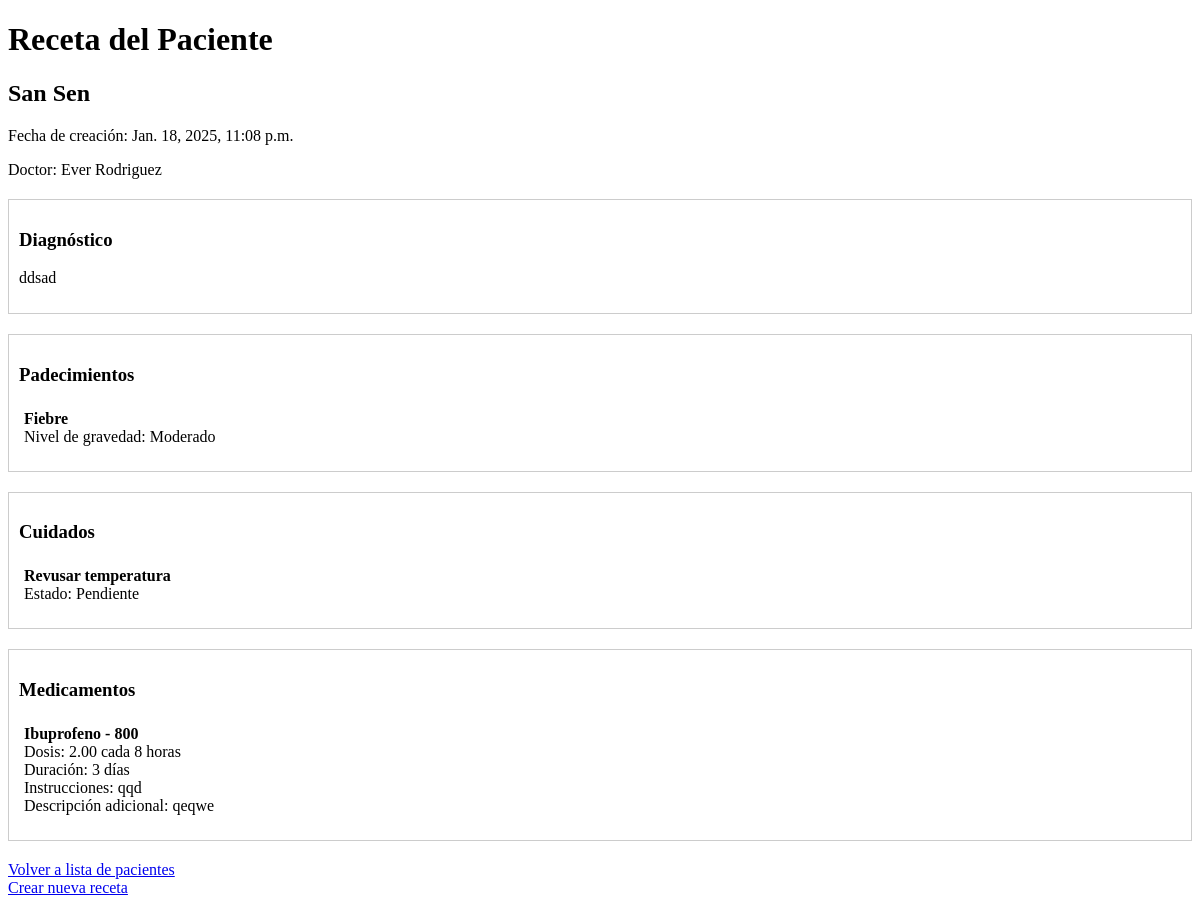
Before: /doctor/ver-receta-paciente/3/ (signed in) with the older database file.
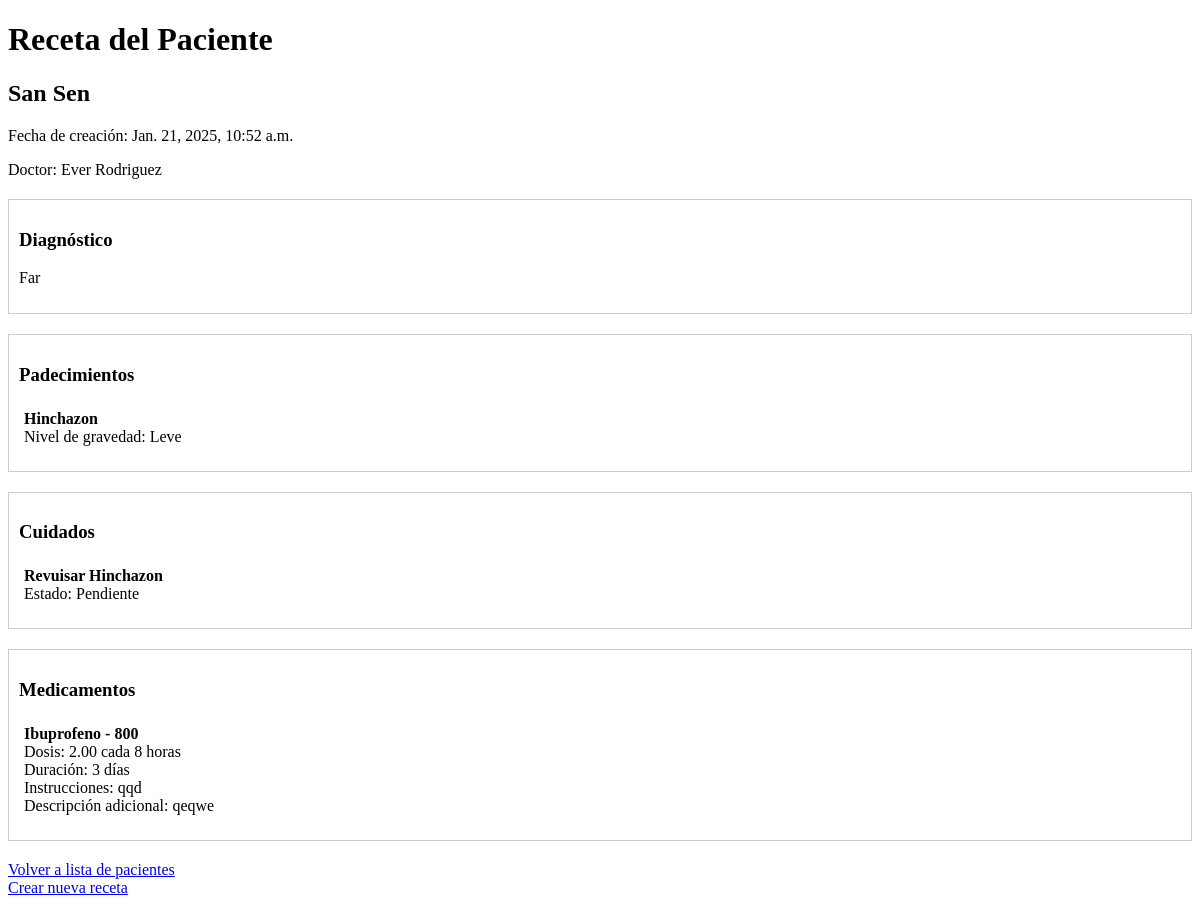
After: the same page with the newer database file.
### usuarioDoctor/models.py (models this page shows, shortened)
class Receta(models.Model):
    paciente = models.ForeignKey('usuarioJefa.Paciente', on_delete=models.CASCADE, related_name='recetas_doctor')
    doctor = models.ForeignKey(
        Usuarios,
        on_delete=models.PROTECT,
        limit_choices_to={'tipoUsuario': 'DR'}
    )
    diagnostico = models.ForeignKey(Diagnostico, on_delete=models.CASCADE)
    fecha_creacion = models.DateTimeField(auto_now_add=True)
    fecha_modificacion = models.DateTimeField(auto_now=True)
    aprobado_por_jefa = models.BooleanField(default=False)
    activa = models.BooleanField(default=True)
    numero_ingreso = models.PositiveIntegerField(default=1)

class Diagnostico(models.Model):
    NIVELES_GRAVEDAD = [
        (1, 'Leve'),
        (2, 'Moderado'),
        (3, 'Grave')
    ]
    paciente = models.ForeignKey('usuarioJefa.Paciente', on_delete=models.CASCADE, related_name='diagnosticos')
    doctor = models.ForeignKey(
        Usuarios,
        on_delete=models.PROTECT,
        limit_choices_to={'tipoUsuario': 'DR'}
    )
    descripcion = models.TextField()
    cuidados_especificos = models.TextField()
    fecha_creacion = models.DateTimeField(auto_now_add=True)
    fecha_modificacion = models.DateTimeField(auto_now=True)
    aprobado_por_jefa = models.BooleanField(default=False)
    activo = models.BooleanField(default=True)
    numero_ingreso = models.PositiveIntegerField(default=1)
    class Meta:
        ordering = ['-fecha_creacion']

class RecetaPadecimiento(models.Model):
    receta = models.ForeignKey(Receta, on_delete=models.CASCADE, related_name='padecimientos')
    padecimiento = models.ForeignKey(Padecimiento, on_delete=models.PROTECT)
    nivel_gravedad = models.IntegerField(choices=Diagnostico.NIVELES_GRAVEDAD)

class Padecimiento(models.Model):
    nombre = models.CharField(max_length=200)
    descripcion = models.TextField(null=True, blank=True)
    activo = models.BooleanField(default=True)  # Para poder desactivar padecimientos sin eliminarlos
    class Meta:
        ordering = ['nombre']  # Para que aparezcan ordenados alfabéticamente

class RecetaCuidado(models.Model):
    receta = models.ForeignKey(Receta, on_delete=models.CASCADE, related_name='cuidados')
    cuidado = models.ForeignKey(Cuidado, on_delete=models.PROTECT)
    completado = models.BooleanField(default=False)
    fecha_completado = models.DateTimeField(null=True, blank=True)
    completado_por = models.ForeignKey(
        'login.Usuarios',
        null=True,
        blank=True,
        on_delete=models.SET_NULL,
        limit_choices_to={'tipoUsuario': 'EN'}
    )

class Cuidado(models.Model):
    nombre = models.CharField(max_length=200)
    class Meta:
        verbose_name = 'Cuidado'
        verbose_name_plural = 'Cuidados'

class DetalleReceta(models.Model):
    UNIDADES_MEDIDA = [
        ('TAB', 'Tabletas'),
        ('ML', 'Mililitros'),
        ('MG', 'Miligramos'),
        ('CAP', 'Cápsulas'),
        ('GOT', 'Gotas'),
        ('AMP', 'Ampolletas'),
    ]
    receta = models.ForeignKey(Receta, on_delete=models.CASCADE, related_name='detalles')
    medicamento = models.ForeignKey('usuarioJefa.Medicamento', on_delete=models.PROTECT)
    cantidad_por_toma = models.DecimalField(max_digits=5, decimal_places=2)
    unidad_medida = models.CharField(max_length=3, choices=UNIDADES_MEDIDA)
    frecuencia_horas = models.PositiveIntegerField(help_text="Cada cuántas horas")
    dias_tratamiento = models.PositiveIntegerField()
    instrucciones = models.TextField()
    descripcion_opcional = models.TextField(blank=True)
    hay_existencia = models.BooleanField(default=True)

### login/models.py (models this page shows)
class Usuarios(AbstractUser):
    jefaPiso = 'JP'
    enfermeria = 'EN'
    doctor = 'DR'
    cocina = 'CO'
    rolesUsuario = [
        (jefaPiso, 'Jefa de Piso'),
        (enfermeria, 'Enfermería'),
        (doctor, 'Doctor'),
        (cocina, 'Cocina'),
    ]
    tipoUsuario = models.CharField(max_length=2, choices=rolesUsuario, default=enfermeria)
    apellidos = models.CharField(max_length=150)
    edad = models.IntegerField(default=18)
    fechaNacimiento = models.DateField(null=True, blank=True)
    areaEspecialidad = models.ForeignKey(AreaEspecialidad, on_delete=models.SET_NULL, null=True)
    fortalezas = models.ManyToManyField(Fortaleza)
    estaActivo = models.BooleanField(default=True)
    fechaRegistro = models.DateTimeField(default=timezone.now)
    fechaEliminacion = models.DateTimeField(null=True, blank=True)
    cedula = models.CharField(max_length=20, blank=True, null=True)
    telefono = models.CharField(max_length=15, blank=True, null=True)
    direccion = models.TextField(blank=True, null=True)
    primerIngreso = models.BooleanField(default=True)

### usuarioJefa/models.py (models this page shows, shortened)
class Medicamento(models.Model):
    nombre = models.CharField(max_length=200)
    gramaje = models.CharField(max_length=50)
    compuestos = models.ManyToManyField(Compuesto)
    cantidad_disponible = models.IntegerField(default=0)
    fecha_actualizacion = models.DateTimeField(auto_now=True)
    class Meta:
        verbose_name = 'Medicamento'
        verbose_name_plural = 'Medicamentos'

### usuarioDoctor/views.py (the view)
@login_required
def ver_receta_paciente(request, paciente_id):
    paciente = get_object_or_404(Paciente, id=paciente_id)
    receta = Receta.objects.filter(
        paciente=paciente,
        activa=True
    ).select_related('diagnostico').prefetch_related(
        'padecimientos',
        'cuidados',
        'detalles'
    ).order_by('-fecha_creacion').first()
    if not receta:
        messages.warning(request, 'El paciente no tiene una receta activa.')
        return redirect('doctor:pacientes_doctor')
    context = {
        'paciente': paciente,
        'receta': receta,
        'padecimientos': RecetaPadecimiento.objects.filter(receta=receta).select_related('padecimiento'),
        'cuidados': RecetaCuidado.objects.filter(receta=receta).select_related('cuidado'),
        'detalles_medicamentos': DetalleReceta.objects.filter(receta=receta).select_related('medicamento'),
        'diagnostico': receta.diagnostico,
    }
    return render(request, 'usuarioDoctor/ver_receta_paciente.html', context)

### usuarioDoctor/templates/usuarioDoctor/ver_receta_paciente.html (shortened to what this page needs)
<!DOCTYPE html>
<html lang="es">
<head>
</head>
<body>
    <h1>Receta del Paciente</h1>
    <h2>{{ paciente.nombres }} {{ paciente.apellidos }}</h2>
    <p>Fecha de creación: {{ receta.fecha_creacion }}</p>
    <p>Doctor: {{ receta.doctor.first_name }} {{ receta.doctor.apellidos }}</p>
    <div class="seccion">
        <h3>Diagnóstico</h3>
        <p>{{ diagnostico.descripcion }}</p>
    </div>
    <div class="seccion">
        <h3>Padecimientos</h3>
        {% for padecimiento in padecimientos %}
        <div class="item">
            <strong>{{ padecimiento.padecimiento.nombre }}</strong>
            <br>
            Nivel de gravedad: {{ padecimiento.get_nivel_gravedad_display }}
        </div>
        {% endfor %}
    </div>
    <div class="seccion">
        <h3>Cuidados</h3>
        {% for cuidado in cuidados %}
        <div class="item">
            <strong>{{ cuidado.cuidado.nombre }}</strong>
            <br>
            Estado: {% if cuidado.completado %}Completado{% else %}Pendiente{% endif %}
        </div>
        {% endfor %}
    </div>
    <div class="seccion">
        <h3>Medicamentos</h3>
        {% for detalle in detalles_medicamentos %}
        <div class="item">
            <strong>{{ detalle.medicamento.nombre }} - {{ detalle.medicamento.gramaje }}</strong>
            <br>
            Dosis: {{ detalle.cantidad_por_toma }} cada {{ detalle.frecuencia_horas }} horas
            <br>
            Duración: {{ detalle.dias_tratamiento }} días
            <br>
            Instrucciones: {{ detalle.instrucciones }}
            {% if detalle.descripcion_opcional %}
            <br>
            Descripción adicional: {{ detalle.descripcion_opcional }}
            {% endif %}
        </div>
        {% endfor %}
    </div>
    <div style="margin-top: 20px;">
        <a href="{% url 'doctor:pacientes_doctor' %}">Volver a lista de pacientes</a>
        <br>
        <a href="{% url 'doctor:receta_paciente' paciente.id %}">Crear nueva receta</a>
    </div>
</body>
</html>

Changed rows visible on the page:
no longer on this page (row edited): Receta: fecha_creacion "Jan. 18, 2025, 11:08 p.m.", doctor.first_name "Ever", doctor.apellidos "Rodriguez"
no longer on this page (row edited): Diagnostico: descripcion "ddsad"
no longer on this page (row unchanged): RecetaPadecimiento: padecimiento.nombre "Fiebre", nivel_gravedad "Moderado"
no longer on this page (row unchanged): RecetaCuidado: cuidado.nombre "Revusar temperatura", completado "Pendiente"
added Receta: fecha_creacion "Jan. 21, 2025, 10:52 a.m.", doctor.first_name "Ever", doctor.apellidos "Rodriguez"
added Diagnostico: descripcion "Far"
added RecetaPadecimiento: padecimiento.nombre "Hinchazon", nivel_gravedad "Leve"
added RecetaCuidado: cuidado.nombre "Revuisar Hinchazon", completado "Pendiente"
